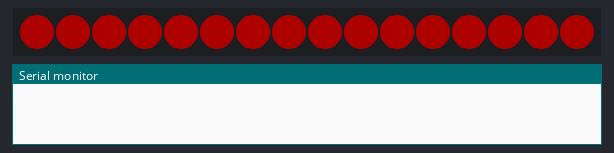
A sketch run on a simulated Arduino Uno, built with avr-gcc and run on an emulated ATmega328P. Parts: 16 RGB LEDs in strip order, left to right, the last lines printed to the serial monitor. Dim RGB values are drawn brighter than linear.

Above: at 0.1 s.
At 1.5 s:
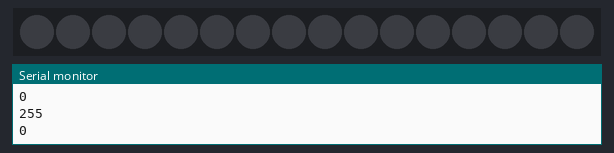
At 2.36 s:
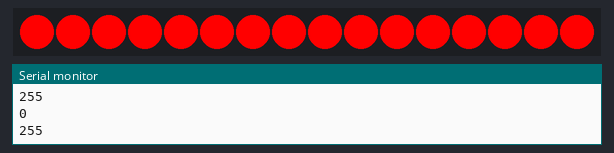

Measured:
- by itself, everything shown: repeats every 1.0 s, in 4 steps
- what the display in image 1 shows lasts 0.6 s, from 1.4 s to 2.0 s

The sketch:

heartbeat.ino
```cpp
#include <string.h>
#include <Arduino.h>
#include <Adafruit_NeoPixel.h>

#define PIN                     6
#define NUMPIXELS               16

Adafruit_NeoPixel pixel = Adafruit_NeoPixel(NUMPIXELS, PIN);

bool             _on = false;

void setup()
{
  pixel.begin(); // This initializes the NeoPixel library.
  for(uint8_t i=0; i<NUMPIXELS; i++)
  {
    pixel.setPixelColor(i, pixel.Color(50,0,0));
  }
  pixel.show();
  Serial.begin (9600);

  delay(1000);
}

void loop()
{
  uint8_t r=0;
  uint8_t g=0;
  uint8_t b=50;

  bool on = !(millis() & 640);

  if (_on==on)
  {
    return;
  }

  toggle(on);
}

void toggle(bool state)
{
  if (state)
  {
    setColor(255,0,0);
    _on=true;
  }
  else
  {
    setColor(0,0,0);
    _on=false;
  }
}

void setColor(uint8_t r, uint8_t g, uint8_t b)
{
  Serial.println(r);

  for(uint8_t i=0; i<NUMPIXELS; i++)
  {
    pixel.setPixelColor(i, pixel.Color(r,g,b));
  }
  pixel.show();
}
```
